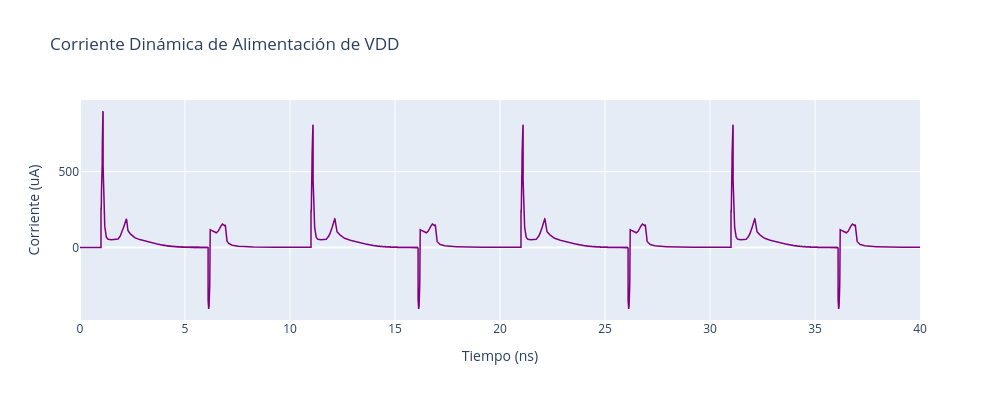

The notebook cell saved with this chart:
### Markdown cell above
## 5. Caracterización de Consumo de Potencia Promedio ($P_{avg}$)

El comparador dinámico no consume corriente estática; la **potencia promedio ($P_{avg}$)** es puramente dinámica debido a la carga/descarga de capacitancias y corrientes transitorias de cortocircuito durante la conmutación. Se calcula integrando la corriente entregada por la fuente $V_{DD}$ ($3.3\,\text{V}$) sobre ciclos de reloj completos en estado de régimen permanente para evitar transitorios iniciales de arranque:

$$P_{avg} = V_{DD} \cdot I_{avg} \quad \text{donde} \quad I_{avg} = \frac{1}{T}\int_{t_0}^{t_0+T} i_{VDD}(t)\,dt$$

En SPICE se calcula desde los $10\,\text{ns}$ a los $40\,\text{ns}$ (3 ciclos completos del reloj de $10\,\text{ns}$) con:
```spice
.measure tran I_avg AVG i(V1) FROM={1 * CLK_PERIOD} TO={NUM_CYCLES * CLK_PERIOD}
.measure tran p_avg PARAM '3.3*abs(I_avg)'
```

### Code cell
spice_file = os.path.join(SIM_DIR, 'tb_comparador_potencia.spice')
raw_file = os.path.join(SIM_DIR, 'tb_comparador_potencia_output.raw')

assert NUM_CYCLES > 1, "NUM_CYCLES debe ser mayor que 1 para poder promediar la potencia después del primer ciclo."

print("1. Generando netlist de potencia...")
spice_code = f"""* Testbench Power
.include {PDK_PATH}/libs.tech/ngspice/design.ngspice
.lib {PDK_PATH}/libs.tech/ngspice/sm141064.ngspice typical
.lib {PDK_PATH}/libs.tech/ngspice/sm141064.ngspice res_typical
.lib {PDK_PATH}/libs.tech/ngspice/sm141064.ngspice mimcap_typical
.lib {PDK_PATH}/libs.tech/ngspice/sm141064.ngspice cap_mim

.include {SCH_DIR}/{CELL_NAME}_clean.spice


{CELL_INST_SPICE}

V1 VDD GND 3.3
V2 VIP GND 1.70
V4 ViN GND 1.60
V3 CLK_NEG GND pulse(3.3 0 1n 100p 100p {CLK_PERIOD/2} {CLK_PERIOD})

.tran 5p {NUM_CYCLES * CLK_PERIOD}
.measure tran I_avg AVG i(V1) FROM={1 * CLK_PERIOD} TO={NUM_CYCLES * CLK_PERIOD}
.measure tran p_avg PARAM '3.3*abs(I_avg)'

.control
  set filetype=ascii
  run
  write {raw_file}
  quit
.endc
.end
"""

with open(spice_file, 'w') as f:
    f.write(spice_code)

print("2. Ejecutando simulación en ngspice...")
res = subprocess.run(
    ['/foss/tools/ngspice/bin/ngspice', '-b', spice_file],
    capture_output=True, text=True, check=True
)

# Buscar la medición p_avg en la salida
pavg_match = re.search(r'p_avg\s*=\s*([0-9e.+-]+)', res.stdout, re.IGNORECASE)
if pavg_match:
    pavg_val = float(pavg_match.group(1)) * 1e6
    print(f"\n>>> Potencia promedio consumida: {pavg_val:.3f} uW")
else:
    iavg_match = re.search(r'i_avg\s*=\s*([0-9e.+-]+)', res.stdout, re.IGNORECASE)
    if iavg_match:
        pavg_val = abs(float(iavg_match.group(1))) * 3.3 * 1e6
        print(f"\n>>> Potencia promedio consumida (calculada): {pavg_val:.3f} uW")
    else:
        print("\nAdvertencia: No se pudo extraer la medida p_avg del log de ngspice.")

# Cargar datos y graficar corriente instantánea
reader = NgspiceRawReader(raw_file)
time = reader.get_signal('time') * 1e9
i_v1 = -reader.get_signal('i(v1)') * 1e6 # Corriente entregada por VDD en uA

import plotly.graph_objects as px
fig = px.Figure()
fig.add_trace(px.Scatter(x=time, y=i_v1, name='Corriente de VDD', line=dict(color='purple', width=1.5)))
fig.update_layout(
    title='Corriente Dinámica de Alimentación de VDD',
    xaxis_title='Tiempo (ns)',
    yaxis_title='Corriente (uA)',
    hovermode="x unified",
    height=400,
    width=1000
)
fig.show()

### Figure 1 — Plotly figure (JSON) as saved in the notebook; plotly's stock layout.template omitted (floating-point values rounded to 4 significant figures; data arrays with more than 128 entries replaced by an {"elided": "..."} marker saying what was removed)
{"data": [{"line": {"color": "purple", "width": 1.5}, "name": "Corriente de VDD", "type": "scatter", "x": {"elided": "8056 float values"}, "y": {"elided": "8056 float values"}}], "layout": {"height": 400, "hovermode": "x unified", "title": {"text": "Corriente Dinámica de Alimentación de VDD"}, "width": 1000, "xaxis": {"title": {"text": "Tiempo (ns)"}}, "yaxis": {"title": {"text": "Corriente (uA)"}}}}
